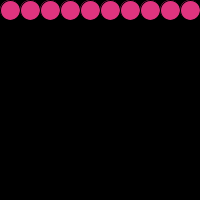
Frame 1 (no input)
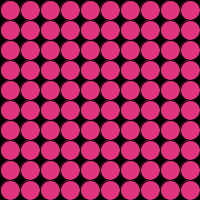
Frame 60 (the mouse pressed at the canvas centre just before this capture)
Frame 120 (the mouse held since frame 60 and released just before this capture): identical to frame 60, image omitted

The Processing sketch that drew these frames (run headless with seeded random() and noise(); from frame 60 on, the mouse is pressed at the canvas centre):

// Processing sketch: processing_91925
// ── processing_91925.pde

int y=10;
int x;

void setup()
{
size(200,200);
background(0);
}

void draw()
{
fill(224,52,127);
for(x=10;x<200;x=x+20)
{
ellipse(x,y,20,20);
}
y=y+20;
}
